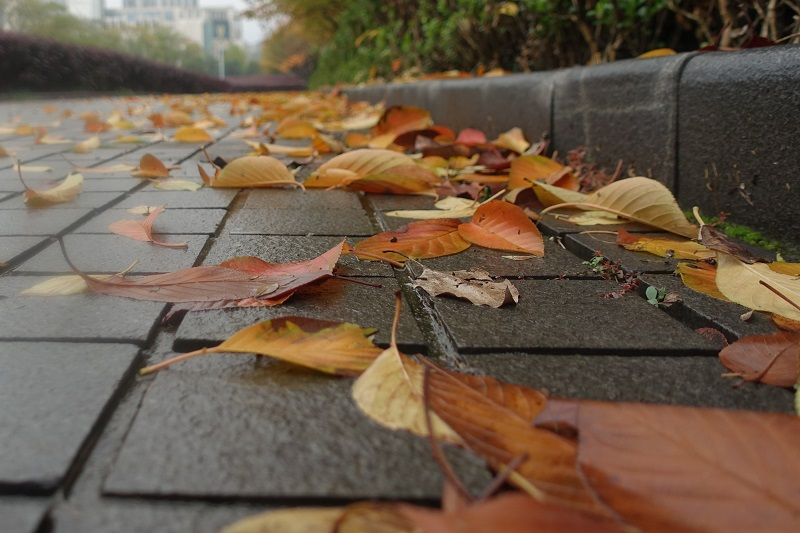
#> input picture image2.JPG, 800 x 533 px, found by its file name; the run also reads 4 pictures not shown here
$ jupyter execute --allow-errors opencv_1.ipynb   (shell and % lines are left out)   (older library calls are emulated)
#> lines starting #> are read from the running program, lines starting #| are printed output that depends on the picture; after the words box and inside, x2 and y2 are one past the last pixel; in counts of white or black regions, pixels touching at a corner belong together
[opencv-python](https://docs.opencv.org/3.4/d3/df2/tutorial_py_basic_ops.html)

### 1、 图片读、写和显示操作

>  cv.imread(), cv.imshow() , cv.imwrite()

#### cv2.imread(path[, flags])
该方法有两个参数：第一个参数是我们所要读取图片的路径， 第二个参数是图片读取的方式，如IMREAD_COLOR 表示加载彩色图片（默认），IMREAD_GRAYSCALE以黑白方式加载图片，IMREAD_UNCHANGED原图加载含alpha channel信息。其中第二个参数的这三个值也可用1，0，-1来表示，方便我们在编程时的输入。

[cell 1]
import cv2

# 读图片， 显示图片 原始大小
img = cv2.imread('image1.jpg', 0)
cv2.imshow('image',img)
k = cv2.waitKey(0)
#> (key Esc is pressed here)
if k == 27:         # wait for ESC key to exit
    cv2.destroyAllWindows()
elif k == ord('s'): # wait for 's' key to save and exit
    cv2.imwrite('messigray.png',img)
    cv2.destroyAllWindows()

#### cv2.namedWindow()对图片窗口先进行命名并进行其他设置，如可改变窗口大小
1. cv2.WINDOW_AUTOSIZE：根据原图大小进行展示
2. cv2.WINDOW_NORMAL：图片窗口可调节大小

[cell 2]
import cv2

img = cv2.imread('image1.jpg')
# 通过设置第二个参数使得图片窗口可调节大小，默认是不可调的（cv2.WINDOW_AUTOSIZE）
cv2.namedWindow('color', cv2.WINDOW_NORMAL)
cv2.imshow('color',img)
cv2.waitKey(0)
cv2.destroyAllWindows()

### 2、获取图片属性
> Note
img.dtype is very important while debugging because a large number of errors in OpenCV-Python code is caused by invalid datatype

[cell 3]
import cv2
img = cv2.imread('image2.jpg')
#> img is the input picture: shape (533, 800, 3); mean B, G, R 73.4, 91.2, 108.8
# 打印出图片一些属性值, 结构，大小，类型
print(img.shape)
#| (533, 800, 3)
print(img.size)
#| 1279200
print(img.dtype)
#| uint8

# 打印出图片 某一像素处的 BGR 值
px = img[100, 100]
#> px = [136, 142, 153]
print(px)
#| [136 142 153]

# 取得 图片 某一channel的像素值
px_blue = img[100, 100, 0] # 0:blue, 1: green, 2: Red
#> px_blue = 136
print(px_blue)
#| 136

# 修改像素值
img[100,100] = [255,255,255]
#> img: shape (533, 800, 3); under 0.01% of pixels changed, all inside (x1, y1, x2, y2) = (100, 100, 101, 101)
print(img[100, 100])
#| [255 255 255]

#  array.item() and array.itemset() 可更快获得数据及修改值
px_red = img.item(10,100,2)
#> px_red = 175
print(px_red)
#| 175
img.itemset((10,100,2),100)
#> img: shape (533, 800, 3); mean B, G, R 73.4, 91.2, 108.8
print(img.item(10,100,2))
#| 100

### 3、图上写上文字
cv2.putText()

[cell 4]
import cv2
img = cv2.imread('image2.jpg')

font = cv2.FONT_HERSHEY_SIMPLEX  # 定义字体

img_text = cv2.putText(img, 'Nanjing 2016', (50, 50), font, 1.2, (5, 25, 255), 2)
                    # 图像，文字内容，  坐标 ，  字体，大小， 颜色， 字体厚度
# 显示添加文字操作的图像
cv2.imshow('putText',img_text)
cv2.waitKey(0)

### 图片上移动 某块区域 到另一 坐标上

[cell 5]
import cv2

img = cv2.imread('image2.jpg')
ball = img[280:340, 330:390]
img[273:333, 100:160] = ball
#> img: shape (533, 800, 3); 0.84% of pixels changed, all inside (x1, y1, x2, y2) = (100, 273, 160, 333)
cv2.imshow('roi-demo', img)
cv2.waitKey(0)

### 图片平移

[cell 6]
import cv2
import numpy as np

img = cv2.imread('image2.jpg')
print(img.shape)
#| (533, 800, 3)
rows,cols, _ = img.shape

M = np.float32([[1,0,100],[0,1,50]])
dst = cv2.warpAffine(img,M,(cols,rows))

cv2.imshow('img',dst)
cv2.waitKey(0)
cv2.destroyAllWindows()

### 图像旋转

[cell 7]
import cv2
import numpy as np

img = cv2.imread('image2.jpg',0)
#> img: shape (533, 800)
rows,cols = img.shape

# 第一个参数旋转中心，第二个参数旋转角度，第三个参数：缩放比例
M = cv2.getRotationMatrix2D((cols/2,rows/2),90,1)
# 第三个参数：变换后的图像大小
dst = cv2.warpAffine(img,M,(cols,rows))
#> dst: shape (533, 800)

cv2.imshow('img',dst)
cv2.waitKey(0)
cv2.destroyAllWindows()

###  仿射变换

[cell 8]
import cv2
import numpy as np

img = cv2.imread('image2.jpg')
rows,cols,ch = img.shape

pts1 = np.float32([[50,50],[200,50],[50,200]])
pts2 = np.float32([[10,100],[200,50],[100,250]])

M = cv2.getAffineTransform(pts1,pts2)

dst = cv2.warpAffine(img,M,(cols,rows))
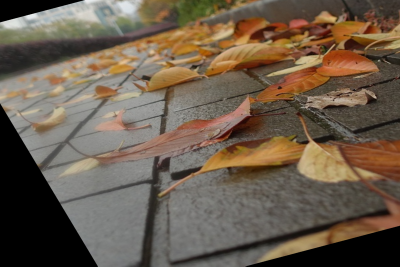
#> dst: shape (533, 800, 3) (shown at 1/2 size); mean B, G, R 76.8, 92.8, 107.5

cv2.imshow('image',dst)
cv2.waitKey(0)
cv2.destroyAllWindows()

### 通道的拆分/合并处理

```
>>> b = img[:,:,0]
Suppose you want to set all the red pixels to zero, you do not need to split the channels first. Numpy indexing is faster:

>>> img[:,:,2] = 0
Warning

cv.split() is a costly operation (in terms of time). So do it only if you need it. Otherwise go for Numpy indexing.
```

[cell 9]
import cv2

img = cv2.imread('image2.jpg')
b,g,r = cv2.split(img)
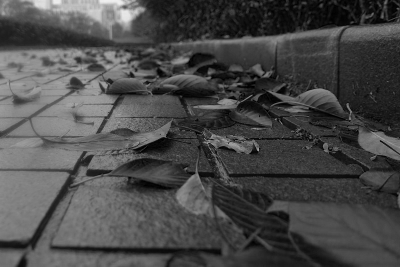
#> b: shape (533, 800) (shown at 1/2 size); min 0, max 239, mean 73.4
# img = cv2.merge((r,g,r))
img = cv2.merge((b,g,r))

cv2.imshow('color',img)
cv2.waitKey(0)
cv2.destroyAllWindows()

### 图片添加边距

* dst	=	cv.copyMakeBorder(	src, top, bottom, left, right, borderType[, dst[, value]]	)

```
src - input image
top, bottom, left, right - border width in number of pixels in corresponding directions
borderType - Flag defining what kind of border to be added. It can be following types:
cv.BORDER_CONSTANT - Adds a constant colored border. The value should be given as next argument.
cv.BORDER_REFLECT - Border will be mirror reflection of the border elements, like this : fedcba|abcdefgh|hgfedcb
cv.BORDER_REFLECT_101 or cv.BORDER_DEFAULT - Same as above, but with a slight change, like this : gfedcb|abcdefgh|gfedcba
cv.BORDER_REPLICATE - Last element is replicated throughout, like this: aaaaaa|abcdefgh|hhhhhhh
cv.BORDER_WRAP - Can't explain, it will look like this : cdefgh|abcdefgh|abcdefg
value - Color of border if border type is cv.BORDER_CONSTANT
```

[cell 10]
import cv2 as cv
import numpy as np
from matplotlib import pyplot as plt


BLUE = [255,0,0]
img1 = cv.imread('image2.jpg')

# matplotlib 里的是 RGB，而opencv里的图片通道数据是 BGR
b,g,r = cv.split(img1)
img1 = cv.merge((r,g,b))

replicate = cv.copyMakeBorder(img1,10,10,10,10,cv.BORDER_REPLICATE)
reflect = cv.copyMakeBorder(img1,10,10,10,10,cv.BORDER_REFLECT)
reflect101 = cv.copyMakeBorder(img1,10,10,10,10,cv.BORDER_REFLECT_101)
wrap = cv.copyMakeBorder(img1,10,10,10,10,cv.BORDER_WRAP)
constant= cv.copyMakeBorder(img1,10,10,10,10,cv.BORDER_CONSTANT,value=BLUE)

plt.subplot(231),plt.imshow(img1,'gray'),plt.title('ORIGINAL')
plt.subplot(232),plt.imshow(replicate,'gray'),plt.title('REPLICATE')
plt.subplot(233),plt.imshow(reflect,'gray'),plt.title('REFLECT')
plt.subplot(234),plt.imshow(reflect101,'gray'),plt.title('REFLECT_101')
plt.subplot(235),plt.imshow(wrap,'gray'),plt.title('WRAP')
plt.subplot(236),plt.imshow(constant,'gray'),plt.title('CONSTANT')
plt.show()

cv.imshow('color',constant)
cv.waitKey(0)
cv.destroyAllWindows()

###  滤镜和图像运算

颜色空间转换函数 cv2.cvtColor()
> opencv中有多种色彩空间，包括 RGB、HSI、HSL、HSV、HSB、YCrCb、CIE XYZ、CIE Lab8种，使用中经常要遇到色彩空间的转化，以便生成mask图等操作

[opencv︱图像的色彩空間cvtColor（HSV、HSL、HSB ）及相关色彩学](https://blog.csdn.net/sinat_26917383/article/details/70860910)

https://blog.csdn.net/on2way/article/details/46828567

### 滤镜
[opencv python 5 平滑滤波](https://blog.csdn.net/super_chicken/article/details/78672351)

[cell 11]
import cv2

img1 = cv2.imread('image2.jpg')

img_cv =  cv2.cvtColor(img1, cv2.COLOR_BGR2HSV)
#> img_cv: shape (533, 800, 3); mean H, S, V 22, 82.8, 109.3
cv2.imshow('COLOR_BGR2HSV', img_cv)
cv2.waitKey(0)
cv2.destroyAllWindows()

#### cv2.filter2D()函数来对图像进行卷积操作（图像滤波）
```
dst：输出图像
src：输入图像
ddepth：输出图像深度，-1为与原图相同
kernel：卷积核
anchor：锚点，默认为(-1, -1)，指卷积核的中心点
delta：输出结果时的附加值，默认为0
borderType：边界模式，默认为BORDER_DEFAULT
```

[cell 12]
import cv2
import numpy as np

img = cv2.imread('image2.jpg', 0)
kernel = np.ones((5, 5), np.float32) / 10
res = cv2.filter2D(img, -1, kernel)
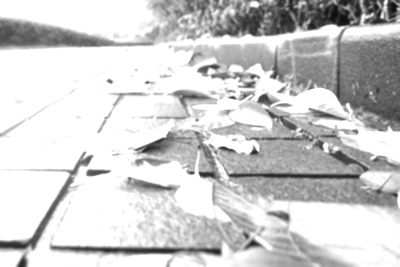
#> res: shape (533, 800) (shown at 1/2 size); min 11, max 255, mean 205
cv2.imshow('res', res)
cv2.waitKey(0)
cv2.destroyAllWindows()

### 图像模糊
图像模糊即使用低通滤波器对图像作卷积，可以有效地消除噪声

过滤是信号和图像处理中基本的任务。其目的是根据应用环境的不同，选择性的提取图像中某些认为是重要的信息。过滤可以移除图像中的噪音、提取感兴趣的可视特征、允许图像重采样，等等。其源自于一般的信号和系统理论，这里将不介绍该理论的细节。

当我们观察一张图片时，我们观察的是图像中有多少灰度级（或颜色）及其分布。根据灰度分布的不同来区分不同的图像。但还有其他方面可以对图像进行分析。我们可以观察图像中灰度的变化。某些图像中包含大量的强度不变的区域（如蓝天），而在其他图像中的灰度变化可能会非常快（如包含许多小物体的拥挤的图像）。因此，观察图像中这些变化的频率就构成了另一条分类图像的方法。这个观点称为频域。而通过观察图像灰度分布来分类图像称为空间域。

频域分析将图像分成从低频到高频的不同部分。低频对应图像强度变化小的区域，而高频是图像强度变化非常大的区域。目前已存在若干转换方法，如傅立叶变换或余弦变换，可以用来清晰的显示图像的频率内容。注意，由于图像是一个二维实体，所以其由水平频率（水平方向的变化）和竖直频率（竖直方向的变化）共同组成。

**在频率分析领域的框架中，滤波器是一个用来增强图像中某个波段或频率并阻塞（或降低）其他频率波段的操作。低通滤波器是消除图像中高频部分，但保留低频部分。高通滤波器消除低频部分**

##### 用低通滤波来平滑图像
低通滤波器的目标是降低图像的变化率。如将每个像素替换为该像素周围像素的均值。这样就可以平滑并替代那些强度变化明显的区域。在OpenCV中，可以通过blur函数做到这一点：

dst = cv2.blur(image,(5,5));
其中dst是blur处理后返回的图像，参数一是输入的待处理图像，参数2是低通滤波器的大小。

cv2.blur 滤波器又称为boxfilter
* result1 = cv2.boxFilter(img, -1, (5, 5))
这行代码与上面使用blur函数的效果完全相同。其中第二个参数的-1表示输出图像使用的深度与输入图像相同

#### 高斯模糊
在某些情况下，需要对一个像素的周围的像素给予更多的重视。因此，可通过分配权重来重新计算这些周围点的值。这可通过高斯函数（钟形函数，即喇叭形数）的权重方案来解决。

gaussianResult = cv2.GaussianBlur(img,(5,5),1.5)
*区别

> 低通滤波与高斯滤波的不同之处在于：低通滤波中，滤波器中每个像素的权重是相同的，即滤波器是线性的。而高斯滤波器中像素的权重与其距中心像素的距离成比例。

#### 使用中值滤波消除噪点
非线性过滤器——中值滤波器。由于中值滤波器对消除椒盐现象特别有用。
result = cv2.medianBlur(image,5)

> 函数返回处理结果，第一个参数是待处理图像，第二个参数是孔径的尺寸，一个大于1的奇数。比如这里是5，中值滤波器就会使用5×5的范围来计算。即对像素的中心值及其5×5邻域组成了一个数值集，对其进行处理计算，当前像素被其中值替换掉。

如果在某个像素周围有白色或黑色的像素，这些白色或黑色的像素不会选择作为中值（最大或最小值不用），而是被替换为邻域值。

```
由于中值滤波不会处理最大和最小值，所以就不会受到噪声的影响。相反，如果直接采用blur进行均值滤波，则不会区分这些噪声点，滤波后的图像会受到噪声的影响。

中值滤波器在处理边缘也有优势。但中值滤波器会清除掉某些区域的纹理（如背景中的树）
```

#### 均值滤波  cv.blur(src, ksize[, dst[, anchor[, borderType]]])
> 均值滤波即直接取核中每个像素的均值，由cv2.blur()实现
```
dst：输出图像
src：输入图像
ksize：模糊核的大小
anchor：锚点，默认为(-1, -1)，指卷积核的中心点
borderType：边界模式，默认为BORDER_DEFAULT
```

[cell 13]
import cv2
import numpy as np

img = cv2.imread('image2.jpg', 0)

res = cv2.blur(img, (10, 10))

cv2.imshow('res', res)
cv2.waitKey(0)
cv2.destroyAllWindows()

#### 高斯滤波
cv2.GaussianBlur()根据像素距离使用高斯函数生成权重进行滤波。

> cv.GaussianBlur(src, ksize, sigmaX[, dst[, sigmaY[, borderType]]])
```
dst：输出图像
src：输入图像
ksize：卷积核的大小
sigmaX：x方向上的标准差
sigmaY：y方向上的标准差
borderType：边界模式，默认为BORDER_DEFAULT
```
若只给了一个sigma则同时视为两轴的sigma，若均为0则根据尺寸自动生成

[cell 14]
import cv2
import numpy as np

img = cv2.imread('image2.jpg', 0)

res = cv2.GaussianBlur(img, (5, 5), 0)

cv2.imshow('res', res)
cv2.waitKey(0)
cv2.destroyAllWindows()

#### 中值滤波
cv2.medianBlur()取核中每个像素的中值作为该像素的值。

dst = cv.medianBlur(src, ksize[, dst])
```
dst：输出图像
src：输入图像
ksize：卷积核的大小
```

[cell 15]
import cv2
import numpy as np

img = cv2.imread('image2.jpg', 0)

res = cv2.medianBlur(img, 5)

cv2.imshow('res', res)
cv2.waitKey(0)
cv2.destroyAllWindows()

#### 双边滤波
cv2.bilateralFilter()双边滤波在高斯滤波的基础上增加了灰度值的影响，可以有效地在保持边缘清晰的情况下去除噪声，但速度较慢。

dst = cv.bilateralFilter(src, d, sigmaColor, sigmaSpace[, dst[, borderType]])
```
dst：输出图像
src：输入图像
d：计算像素范围的直径
sigmaColor：色彩空间的sigma
sigmaSpace：协同空间的sigma
borderType：边界模式，默认为BORDER_DEFAULT
```

[cell 16]
import cv2
import numpy as np

img = cv2.imread('image2.jpg', 0)

res = cv2.bilateralFilter(img, 9, 75, 75)

cv2.imshow('res', res)
cv2.waitKey(0)
cv2.destroyAllWindows()

### 选区 ROI（region of interest）——感兴趣区域
Python中ROI区域的设置也是使用Numpy中的索引来实现的

[cell 17]
import cv2                                     #[1]导入OpenCv开源库
import numpy as np
image_path = "image2.jpg"
srcImg = cv2.imread(image_path)            #[2]将图片加载到内存

cv2.namedWindow("[srcImg]",cv2.WINDOW_AUTOSIZE)#[3]创建显示窗口
cv2.imshow("[srcImg]",srcImg)                  #[4]在刚才创建的显示窗口中显示刚在加载的图片

#========================================================================================================
#模块说明:
#       由于OpenCv中,imread()函数读进来的图片,其本质上就是一个三维的数组,这个NumPy中的三维数组是一致的,所以设置图片的
#   ROI区域的问题,就转换成数组的切片问题,在Python中,数组就是一个列表序列,所以使用列表的切片就可以完成ROI区域的设置
#========================================================================================================

img_roi_y = 200                           #[1]设置ROI区域的左上角的起点
img_roi_x = 200
img_roi_height = 100                           #[2]设置ROI区域的高度
img_roi_width = 200                           #[3]设置ROI区域的宽度

img_roi = srcImg[img_roi_y:(img_roi_y+img_roi_height),img_roi_x:(img_roi_x+img_roi_width)]
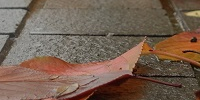
#> img_roi: shape (100, 200, 3); mean B, G, R 82.1, 96.9, 117.6

cv2.namedWindow("[ROI_Img]",cv2.WINDOW_AUTOSIZE)
cv2.imshow("[ROI_Img]",img_roi)
cv2.imwrite("img_ROI.jpg",img_roi)

cv2.waitKey(0)
cv2.destroyWindow()

[cell 18]
import cv2
import numpy as np

# 椒盐 效果
def salt(img, n):
#> called with n = 500
    for k in range(n):
        i = int(np.random.random() * img.shape[1]);
        j = int(np.random.random() * img.shape[0]);
        if img.ndim == 2:
            img[j,i] = 255
        elif img.ndim == 3:
            img[j,i,0]= 255
            img[j,i,1]= 255
            img[j,i,2]= 255
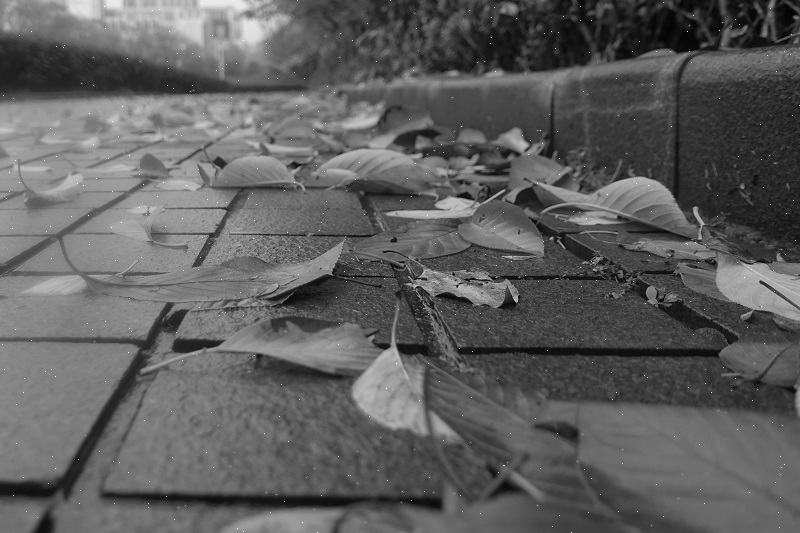
#> img: shape (533, 800); min 0, max 255, mean 94.6
    return img

img = cv2.imread("image2.jpg", 0)
result = salt(img, 500)
median = cv2.medianBlur(result, 5)

cv2.imshow("Salt", result)
cv2.imshow("Median", median)

cv2.waitKey(0)
cv2.destroyAllWindows()

### 显示直方图

cv2.calcHist(images, channels, mask, histSize, ranges[, hist[, accumulate ]]) #返回hist

>其中第一个参数必须用方括号括起来。
第二个参数是用于计算直方图的通道，这里使用灰度图计算直方图，所以就直接使用第一个通道；
第三个参数是Mask，这里没有使用，所以用None。
第四个参数是histSize，表示这个直方图分成多少份（即多少个直方柱）。第二个例子将绘出直方图，到时候会清楚一点。
第五个参数是表示直方图中各个像素的值，[0.0, 256.0]表示直方图能表示像素值从0.0到256的像素。
最后是两个可选参数，由于直方图作为函数结果返回了，所以第六个hist就没有意义了（待确定）
最后一个accumulate是一个布尔值，用来表示直方图是否叠加。

要理解直方图，绕不开“亮度”这个概念。人们把照片的亮度分为0到255共256个数值，数值越大，代表的亮度越高。其中0代表纯黑色的最暗区域，255表示最亮的纯白色，而中间的数字就是不同亮度的灰色。人们还进一步把这些亮度分为了5个区域，分别是黑色，阴影，中间调，高光和白色。

直方图中柱子的高度，代表了画面中有多少像素是那个亮度，其实就可以看出来画面中亮度的分布和比例

[cell 19]

import cv2 as cv
import numpy as np
from matplotlib import pyplot as plt

image1 = cv2.imread("road.jpg")
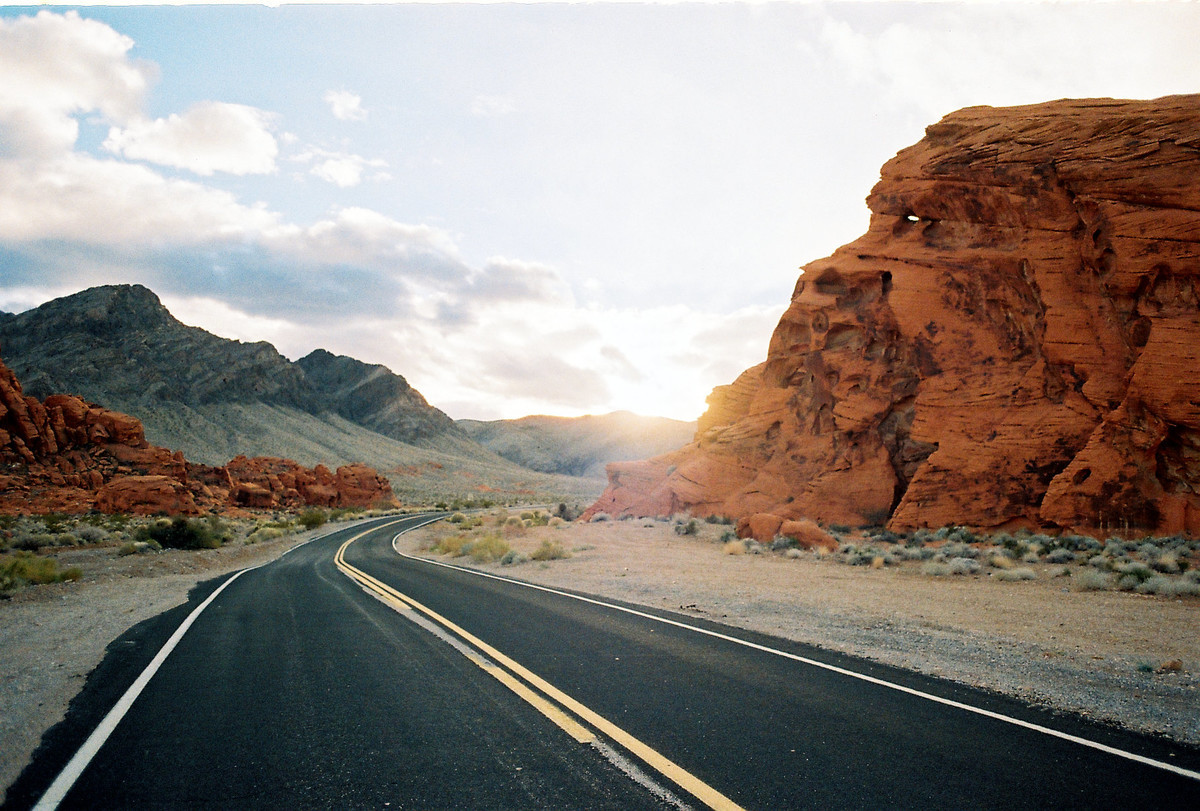
#> input picture road.jpg, 1200 x 811 px
#> image1 is the input picture: shape (811, 1200, 3); mean B, G, R 125.6, 132.5, 140.8
image = cv2.imread("image2.jpg", 0)
hist = cv2.calcHist([image],
    [0], #使用的通道
    None, #没有使用mask
    [256], #HistSize
    [0.0, 255.0]) #直方图柱的范围
#> hist = 256 values, max 4641 at index 105, min 0 at index 237, mean 1665.6


# print(hist.shape)

plt.plot(hist, color='r')
plt.xlim([0,256])
plt.show()

# Matplotlib有一个绘制直方图的函数：matplotlib.pyplot.hist()
plt.hist(image.ravel(), 256, [0,256])
plt.show()

color = ('b','g','r')

for i,col in enumerate(color):
    hist = cv2.calcHist([image1],[i],None,[256],[0.0,255.0])
    plt.plot(hist,color=col)
    plt.xlim([0,256])
plt.show()
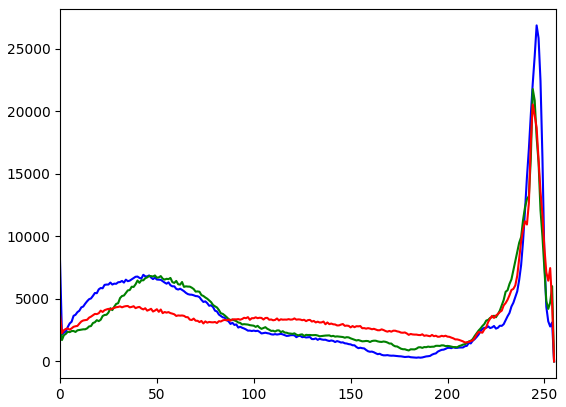
#> figure drawn by matplotlib, 1 panel; curve peaks at x = 246, y = 26858; curve peaks at x = 244, y = 21769; curve peaks at x = 244, y = 20539

cv2.waitKey(0)
cv2.destroyAllWindows()

[cell 20]

import cv2 as cv
import numpy as np
from matplotlib import pyplot as plt

img = cv.imread('image2.jpg', 0)

# create a mask  应用遮罩
mask = np.zeros(img.shape[:2], np.uint8)
mask[100:300, 100:400] = 255
masked_img = cv.bitwise_and(img, img, mask=mask)
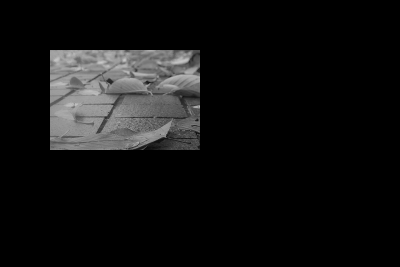
#> masked_img: shape (533, 800) (shown at 1/2 size); min 0, max 202, mean 17.1

#Calculate histogram with mask and without mask
# Check third argument for mask
"""
蒙板（掩模）
将要统计的部分设置成白色，其他部分设置成黑色，就构成了蒙板。然后传递给原图像即可
"""
hist_full = cv.calcHist([img], [0], None, [256], [0,256])
#> hist_full has the same summary as hist
hist_mask = cv.calcHist([img], [0], mask, [256], [0,256])
#> hist_mask = 256 values, max 868 at index 148, min 0 at index 203, mean 234.4

plt.subplot(221), plt.imshow(img, 'gray')
plt.subplot(222), plt.imshow(mask,'gray')
plt.subplot(223), plt.imshow(masked_img, 'gray')
plt.subplot(224), plt.plot(hist_full), plt.plot(hist_mask)
plt.xlim([0,256])

plt.show()
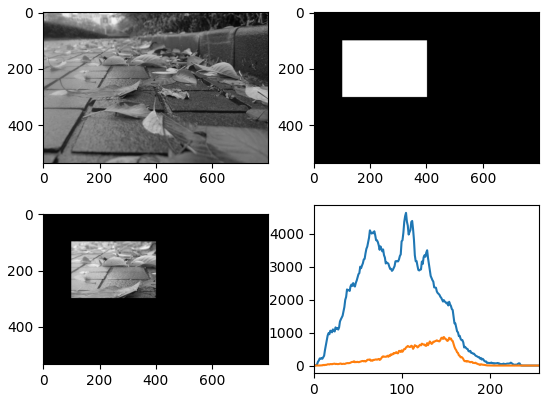
#> figure drawn by matplotlib, 4 panels; panel 4: curve peaks at x = 105, y = 4641; panel 4: curve peaks at x = 148, y = 868

[cell 21]
import cv2
import numpy as np

img = cv2.imread('image2.jpg')
h = np.zeros((256,256,3)) #创建用于绘制直方图的全0图像

bins = np.arange(256).reshape(256,1) #直方图中各bin的顶点位置
color = [ (255,0,0),(0,255,0),(0,0,255) ] #BGR三种颜色
for ch, col in enumerate(color):
    originHist = cv2.calcHist([img], [ch], None, [256], [0,256])
    cv2.normalize(originHist, originHist, 0, 255*0.9, cv2.NORM_MINMAX)

    hist=np.int32(np.around(originHist))
    pts = np.column_stack((bins,hist))
    cv2.polylines(h,[pts],False,col)
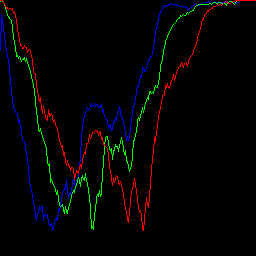
#> h: shape (256, 256, 3) float64; mean B, G, R 3.2, 3.2, 3.5

h=np.flipud(h)

cv2.imshow('colorhist',h)
#> (the rest of the program and of its run is left out)
